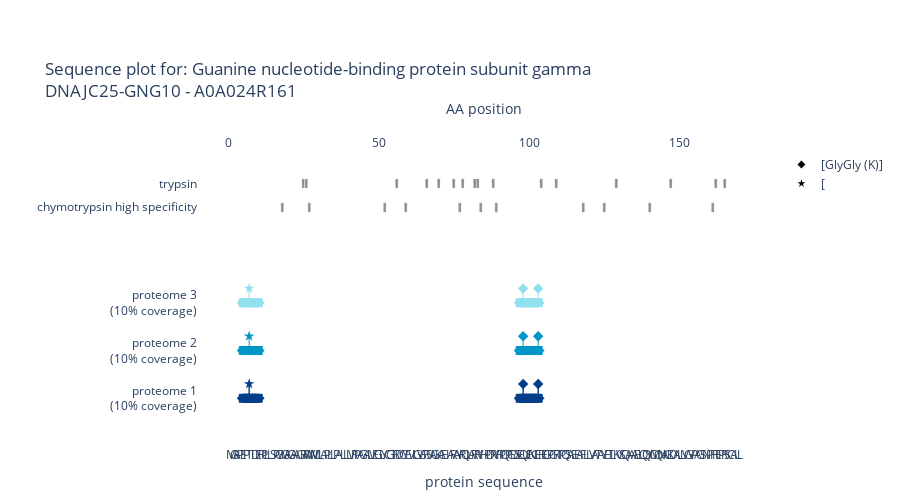

Notebook source saved alongside this figure:
### Code cell
#hide
plot_peptide_traces([test_formatted_proteome_data,test_formatted_proteome_data,test_formatted_proteome_data],
                    name = ['proteome 1','proteome 2','proteome 3'],
                    protein = "A0A024R161",
                    fasta = test_fasta,
                    uniprot=uniprot_annotation,
                    selected_features=[],
                    uniprot_feature_dict=uniprot_feature_dict,
                    uniprot_color_dict=uniprot_color_dict,
                    selected_proteases=["trypsin","chymotrypsin high specificity"])

### Figure 1 — Plotly figure (JSON) as saved in the notebook; plotly's stock layout.template omitted (floating-point values rounded to 4 significant figures; data arrays with more than 128 entries replaced by an {"elided": "..."} marker saying what was removed)
{"data": [{"hovertemplate": "Peptide: %{meta}<br>Protein IDs: %{text}", "marker": {"color": ["#023e8a", "#023e8a", "#023e8a", "#023e8a", "#023e8a", "#023e8a", "#023e8a", "#023e8a", "#023e8a", "#023e8a", "#023e8a", "#023e8a", "#023e8a", "#023e8a", "#023e8a", "#023e8a", "#023e8a"], "line": {"color": ["#023e8a", "#023e8a", "#023e8a", "#023e8a", "#023e8a", "#023e8a", "#023e8a", "#023e8a", "#023e8a", "#023e8a", "#023e8a", "#023e8a", "#023e8a", "#023e8a", "#023e8a", "#023e8a", "#023e8a"]}, "opacity": 1, "size": [6, 8, 8, 8, 8, 8, 8, 6, 6, 8, 8, 8, 8, 8, 8, 8, 6], "symbol": [7, 1, 1, 1, 1, 1, 1, 8, 7, 1, 1, 1, 1, 1, 1, 1, 8]}, "meta": ["PE[t]PTIDER", "PE[t]PTIDER", "PE[t]PTIDER", "PE[t]PTIDER", "PE[t]PTIDER", "PE[t]PTIDER", "PE[t]PTIDER", "PE[t]PTIDER", "SEQ[GlyGly (K)]UENCE[GlyGly (K)]R", "SEQ[GlyGly (K)]UENCE[GlyGly (K)]R", "SEQ[GlyGly (K)]UENCE[GlyGly (K)]R", "SEQ[GlyGly (K)]UENCE[GlyGly (K)]R", "SEQ[GlyGly (K)]UENCE[GlyGly (K)]R", "SEQ[GlyGly (K)]UENCE[GlyGly (K)]R", "SEQ[GlyGly (K)]UENCE[GlyGly (K)]R", "SEQ[GlyGly (K)]UENCE[GlyGly (K)]R", "SEQ[GlyGly (K)]UENCE[GlyGly (K)]R"], "mode": "markers", "name": "", "showlegend": false, "text": ["A0A024R161;A0A087WT10;A0A087WTH1", "A0A024R161;A0A087WT10;A0A087WTH1", "A0A024R161;A0A087WT10;A0A087WTH1", "A0A024R161;A0A087WT10;A0A087WTH1", "A0A024R161;A0A087WT10;A0A087WTH1", "A0A024R161;A0A087WT10;A0A087WTH1", "A0A024R161;A0A087WT10;A0A087WTH1", "A0A024R161;A0A087WT10;A0A087WTH1", "A0A024R161;A0A087WT10", "A0A024R161;A0A087WT10", "A0A024R161;A0A087WT10", "A0A024R161;A0A087WT10", "A0A024R161;A0A087WT10", "A0A024R161;A0A087WT10", "A0A024R161;A0A087WT10", "A0A024R161;A0A087WT10", "A0A024R161;A0A087WT10"], "type": "scatter", "x": [4, 5, 6, 7, 8, 9, 10, 11, 96, 97, 98, 99, 100, 101, 102, 103, 104], "xaxis": "x2", "y": {"elided": "170 int values"}}, {"hovertemplate": "PTM: %{text}", "marker": {"color": ["#023e8a", "#023e8a", "#023e8a"], "line": {"color": ["#023e8a", "#023e8a", "#023e8a"]}, "opacity": 1, "size": 8, "symbol": [17, 2, 2]}, "mode": "markers", "name": "", "showlegend": false, "text": ["[", "[GlyGly (K)]", "[GlyGly (K)]"], "type": "scatter", "x": [7, 98, 103], "xaxis": "x2", "y": [1.3, 1.3, 1.3]}, {"name": "", "showlegend": false, "type": "scatter", "xaxis": "x", "y": [null]}, {"hovertemplate": "Peptide: %{meta}<br>Protein IDs: %{text}", "marker": {"color": ["#0096c7", "#0096c7", "#0096c7", "#0096c7", "#0096c7", "#0096c7", "#0096c7", "#0096c7", "#0096c7", "#0096c7", "#0096c7", "#0096c7", "#0096c7", "#0096c7", "#0096c7", "#0096c7", "#0096c7"], "line": {"color": ["#0096c7", "#0096c7", "#0096c7", "#0096c7", "#0096c7", "#0096c7", "#0096c7", "#0096c7", "#0096c7", "#0096c7", "#0096c7", "#0096c7", "#0096c7", "#0096c7", "#0096c7", "#0096c7", "#0096c7"]}, "opacity": 1, "size": [6, 8, 8, 8, 8, 8, 8, 6, 6, 8, 8, 8, 8, 8, 8, 8, 6], "symbol": [7, 1, 1, 1, 1, 1, 1, 8, 7, 1, 1, 1, 1, 1, 1, 1, 8]}, "meta": ["PE[t]PTIDER", "PE[t]PTIDER", "PE[t]PTIDER", "PE[t]PTIDER", "PE[t]PTIDER", "PE[t]PTIDER", "PE[t]PTIDER", "PE[t]PTIDER", "SEQ[GlyGly (K)]UENCE[GlyGly (K)]R", "SEQ[GlyGly (K)]UENCE[GlyGly (K)]R", "SEQ[GlyGly (K)]UENCE[GlyGly (K)]R", "SEQ[GlyGly (K)]UENCE[GlyGly (K)]R", "SEQ[GlyGly (K)]UENCE[GlyGly (K)]R", "SEQ[GlyGly (K)]UENCE[GlyGly (K)]R", "SEQ[GlyGly (K)]UENCE[GlyGly (K)]R", "SEQ[GlyGly (K)]UENCE[GlyGly (K)]R", "SEQ[GlyGly (K)]UENCE[GlyGly (K)]R"], "mode": "markers", "name": "", "showlegend": false, "text": ["A0A024R161;A0A087WT10;A0A087WTH1", "A0A024R161;A0A087WT10;A0A087WTH1", "A0A024R161;A0A087WT10;A0A087WTH1", "A0A024R161;A0A087WT10;A0A087WTH1", "A0A024R161;A0A087WT10;A0A087WTH1", "A0A024R161;A0A087WT10;A0A087WTH1", "A0A024R161;A0A087WT10;A0A087WTH1", "A0A024R161;A0A087WT10;A0A087WTH1", "A0A024R161;A0A087WT10", "A0A024R161;A0A087WT10", "A0A024R161;A0A087WT10", "A0A024R161;A0A087WT10", "A0A024R161;A0A087WT10", "A0A024R161;A0A087WT10", "A0A024R161;A0A087WT10", "A0A024R161;A0A087WT10", "A0A024R161;A0A087WT10"], "type": "scatter", "x": [4, 5, 6, 7, 8, 9, 10, 11, 96, 97, 98, 99, 100, 101, 102, 103, 104], "xaxis": "x2", "y": {"elided": "170 int values"}}, {"hovertemplate": "PTM: %{text}", "marker": {"color": ["#0096c7", "#0096c7", "#0096c7"], "line": {"color": ["#0096c7", "#0096c7", "#0096c7"]}, "opacity": 1, "size": 8, "symbol": [17, 2, 2]}, "mode": "markers", "name": "", "showlegend": false, "text": ["[", "[GlyGly (K)]", "[GlyGly (K)]"], "type": "scatter", "x": [7, 98, 103], "xaxis": "x2", "y": [2.3, 2.3, 2.3]}, {"name": "", "showlegend": false, "type": "scatter", "xaxis": "x", "y": [null]}, {"hovertemplate": "Peptide: %{meta}<br>Protein IDs: %{text}", "marker": {"color": ["#90e0ef", "#90e0ef", "#90e0ef", "#90e0ef", "#90e0ef", "#90e0ef", "#90e0ef", "#90e0ef", "#90e0ef", "#90e0ef", "#90e0ef", "#90e0ef", "#90e0ef", "#90e0ef", "#90e0ef", "#90e0ef", "#90e0ef"], "line": {"color": ["#90e0ef", "#90e0ef", "#90e0ef", "#90e0ef", "#90e0ef", "#90e0ef", "#90e0ef", "#90e0ef", "#90e0ef", "#90e0ef", "#90e0ef", "#90e0ef", "#90e0ef", "#90e0ef", "#90e0ef", "#90e0ef", "#90e0ef"]}, "opacity": 1, "size": [6, 8, 8, 8, 8, 8, 8, 6, 6, 8, 8, 8, 8, 8, 8, 8, 6], "symbol": [7, 1, 1, 1, 1, 1, 1, 8, 7, 1, 1, 1, 1, 1, 1, 1, 8]}, "meta": ["PE[t]PTIDER", "PE[t]PTIDER", "PE[t]PTIDER", "PE[t]PTIDER", "PE[t]PTIDER", "PE[t]PTIDER", "PE[t]PTIDER", "PE[t]PTIDER", "SEQ[GlyGly (K)]UENCE[GlyGly (K)]R", "SEQ[GlyGly (K)]UENCE[GlyGly (K)]R", "SEQ[GlyGly (K)]UENCE[GlyGly (K)]R", "SEQ[GlyGly (K)]UENCE[GlyGly (K)]R", "SEQ[GlyGly (K)]UENCE[GlyGly (K)]R", "SEQ[GlyGly (K)]UENCE[GlyGly (K)]R", "SEQ[GlyGly (K)]UENCE[GlyGly (K)]R", "SEQ[GlyGly (K)]UENCE[GlyGly (K)]R", "SEQ[GlyGly (K)]UENCE[GlyGly (K)]R"], "mode": "markers", "name": "", "showlegend": false, "text": ["A0A024R161;A0A087WT10;A0A087WTH1", "A0A024R161;A0A087WT10;A0A087WTH1", "A0A024R161;A0A087WT10;A0A087WTH1", "A0A024R161;A0A087WT10;A0A087WTH1", "A0A024R161;A0A087WT10;A0A087WTH1", "A0A024R161;A0A087WT10;A0A087WTH1", "A0A024R161;A0A087WT10;A0A087WTH1", "A0A024R161;A0A087WT10;A0A087WTH1", "A0A024R161;A0A087WT10", "A0A024R161;A0A087WT10", "A0A024R161;A0A087WT10", "A0A024R161;A0A087WT10", "A0A024R161;A0A087WT10", "A0A024R161;A0A087WT10", "A0A024R161;A0A087WT10", "A0A024R161;A0A087WT10", "A0A024R161;A0A087WT10"], "type": "scatter", "x": [4, 5, 6, 7, 8, 9, 10, 11, 96, 97, 98, 99, 100, 101, 102, 103, 104], "xaxis": "x2", "y": {"elided": "170 int values"}}, {"hovertemplate": "PTM: %{text}", "marker": {"color": ["#90e0ef", "#90e0ef", "#90e0ef"], "line": {"color": ["#90e0ef", "#90e0ef", "#90e0ef"]}, "opacity": 1, "size": 8, "symbol": [17, 2, 2]}, "mode": "markers", "name": "", "showlegend": false, "text": ["[", "[GlyGly (K)]", "[GlyGly (K)]"], "type": "scatter", "x": [7, 98, 103], "xaxis": "x2", "y": [3.3, 3.3, 3.3]}, {"name": "", "showlegend": false, "type": "scatter", "xaxis": "x", "y": [null]}, {"marker": {"color": "black", "symbol": 17}, "mode": "markers", "name": "[", "showlegend": true, "type": "scatter", "xaxis": "x2", "y": [null]}, {"marker": {"color": "black", "symbol": 2}, "mode": "markers", "name": "[GlyGly (K)]", "showlegend": true, "type": "scatter", "xaxis": "x2", "y": [null]}, {"base": 4.9, "hovertemplate": "%{text}", "marker": {"color": "grey"}, "name": "", "opacity": 0.8, "showlegend": false, "text": ["chymotrypsin high specificity"], "type": "bar", "x": [18], "xaxis": "x2", "y": [0.2]}, {"base": 4.9, "hovertemplate": "%{text}", "marker": {"color": "grey"}, "name": "", "opacity": 0.8, "showlegend": false, "text": ["chymotrypsin high specificity"], "type": "bar", "x": [27], "xaxis": "x2", "y": [0.2]}, {"base": 4.9, "hovertemplate": "%{text}", "marker": {"color": "grey"}, "name": "", "opacity": 0.8, "showlegend": false, "text": ["chymotrypsin high specificity"], "type": "bar", "x": [52], "xaxis": "x2", "y": [0.2]}, {"base": 4.9, "hovertemplate": "%{text}", "marker": {"color": "grey"}, "name": "", "opacity": 0.8, "showlegend": false, "text": ["chymotrypsin high specificity"], "type": "bar", "x": [59], "xaxis": "x2", "y": [0.2]}, {"base": 4.9, "hovertemplate": "%{text}", "marker": {"color": "grey"}, "name": "", "opacity": 0.8, "showlegend": false, "text": ["chymotrypsin high specificity"], "type": "bar", "x": [77], "xaxis": "x2", "y": [0.2]}, {"base": 4.9, "hovertemplate": "%{text}", "marker": {"color": "grey"}, "name": "", "opacity": 0.8, "showlegend": false, "text": ["chymotrypsin high specificity"], "type": "bar", "x": [84], "xaxis": "x2", "y": [0.2]}, {"base": 4.9, "hovertemplate": "%{text}", "marker": {"color": "grey"}, "name": "", "opacity": 0.8, "showlegend": false, "text": ["chymotrypsin high specificity"], "type": "bar", "x": [89], "xaxis": "x2", "y": [0.2]}, {"base": 4.9, "hovertemplate": "%{text}", "marker": {"color": "grey"}, "name": "", "opacity": 0.8, "showlegend": false, "text": ["chymotrypsin high specificity"], "type": "bar", "x": [118], "xaxis": "x2", "y": [0.2]}, {"base": 4.9, "hovertemplate": "%{text}", "marker": {"color": "grey"}, "name": "", "opacity": 0.8, "showlegend": false, "text": ["chymotrypsin high specificity"], "type": "bar", "x": [125], "xaxis": "x2", "y": [0.2]}, {"base": 4.9, "hovertemplate": "%{text}", "marker": {"color": "grey"}, "name": "", "opacity": 0.8, "showlegend": false, "text": ["chymotrypsin high specificity"], "type": "bar", "x": [140], "xaxis": "x2", "y": [0.2]}, {"base": 4.9, "hovertemplate": "%{text}", "marker": {"color": "grey"}, "name": "", "opacity": 0.8, "showlegend": false, "text": ["chymotrypsin high specificity"], "type": "bar", "x": [161], "xaxis": "x2", "y": [0.2]}, {"base": 5.4, "hovertemplate": "%{text}", "marker": {"color": "grey"}, "name": "", "opacity": 0.8, "showlegend": false, "text": ["trypsin"], "type": "bar", "x": [25], "xaxis": "x2", "y": [0.2]}, {"base": 5.4, "hovertemplate": "%{text}", "marker": {"color": "grey"}, "name": "", "opacity": 0.8, "showlegend": false, "text": ["trypsin"], "type": "bar", "x": [26], "xaxis": "x2", "y": [0.2]}, {"base": 5.4, "hovertemplate": "%{text}", "marker": {"color": "grey"}, "name": "", "opacity": 0.8, "showlegend": false, "text": ["trypsin"], "type": "bar", "x": [56], "xaxis": "x2", "y": [0.2]}, {"base": 5.4, "hovertemplate": "%{text}", "marker": {"color": "grey"}, "name": "", "opacity": 0.8, "showlegend": false, "text": ["trypsin"], "type": "bar", "x": [66], "xaxis": "x2", "y": [0.2]}, {"base": 5.4, "hovertemplate": "%{text}", "marker": {"color": "grey"}, "name": "", "opacity": 0.8, "showlegend": false, "text": ["trypsin"], "type": "bar", "x": [70], "xaxis": "x2", "y": [0.2]}, {"base": 5.4, "hovertemplate": "%{text}", "marker": {"color": "grey"}, "name": "", "opacity": 0.8, "showlegend": false, "text": ["trypsin"], "type": "bar", "x": [75], "xaxis": "x2", "y": [0.2]}, {"base": 5.4, "hovertemplate": "%{text}", "marker": {"color": "grey"}, "name": "", "opacity": 0.8, "showlegend": false, "text": ["trypsin"], "type": "bar", "x": [78], "xaxis": "x2", "y": [0.2]}, {"base": 5.4, "hovertemplate": "%{text}", "marker": {"color": "grey"}, "name": "", "opacity": 0.8, "showlegend": false, "text": ["trypsin"], "type": "bar", "x": [82], "xaxis": "x2", "y": [0.2]}, {"base": 5.4, "hovertemplate": "%{text}", "marker": {"color": "grey"}, "name": "", "opacity": 0.8, "showlegend": false, "text": ["trypsin"], "type": "bar", "x": [83], "xaxis": "x2", "y": [0.2]}, {"base": 5.4, "hovertemplate": "%{text}", "marker": {"color": "grey"}, "name": "", "opacity": 0.8, "showlegend": false, "text": ["trypsin"], "type": "bar", "x": [88], "xaxis": "x2", "y": [0.2]}, {"base": 5.4, "hovertemplate": "%{text}", "marker": {"color": "grey"}, "name": "", "opacity": 0.8, "showlegend": false, "text": ["trypsin"], "type": "bar", "x": [104], "xaxis": "x2", "y": [0.2]}, {"base": 5.4, "hovertemplate": "%{text}", "marker": {"color": "grey"}, "name": "", "opacity": 0.8, "showlegend": false, "text": ["trypsin"], "type": "bar", "x": [109], "xaxis": "x2", "y": [0.2]}, {"base": 5.4, "hovertemplate": "%{text}", "marker": {"color": "grey"}, "name": "", "opacity": 0.8, "showlegend": false, "text": ["trypsin"], "type": "bar", "x": [129], "xaxis": "x2", "y": [0.2]}, {"base": 5.4, "hovertemplate": "%{text}", "marker": {"color": "grey"}, "name": "", "opacity": 0.8, "showlegend": false, "text": ["trypsin"], "type": "bar", "x": [147], "xaxis": "x2", "y": [0.2]}, {"base": 5.4, "hovertemplate": "%{text}", "marker": {"color": "grey"}, "name": "", "opacity": 0.8, "showlegend": false, "text": ["trypsin"], "type": "bar", "x": [162], "xaxis": "x2", "y": [0.2]}, {"base": 5.4, "hovertemplate": "%{text}", "marker": {"color": "grey"}, "name": "", "opacity": 0.8, "showlegend": false, "text": ["trypsin"], "type": "bar", "x": [165], "xaxis": "x2", "y": [0.2]}, {"hovertemplate": "<b>%{meta}: %{text}<b>", "marker": {"color": "rgba(135, 206, 250, 0)"}, "meta": {"elided": "170 str values"}, "mode": "markers", "name": "", "showlegend": false, "text": {"elided": "170 str values"}, "type": "scatter", "x": {"elided": "170 int values"}, "xaxis": "x2", "y": {"elided": "170 int values"}}], "layout": {"bargap": 0, "barmode": "stack", "height": 500, "hoverdistance": 1, "hovermode": "x unified", "margin": {"b": 20, "l": 20, "r": 20, "t": 150}, "meta": 10, "plot_bgcolor": "rgba(0,0,0,0)", "shapes": [{"line": {"color": "#023e8a", "width": 1}, "type": "line", "x0": 7, "x1": 7, "xref": "x2", "y0": 1, "y1": 1.3}, {"line": {"color": "#023e8a", "width": 1}, "type": "line", "x0": 98, "x1": 98, "xref": "x2", "y0": 1, "y1": 1.3}, {"line": {"color": "#023e8a", "width": 1}, "type": "line", "x0": 103, "x1": 103, "xref": "x2", "y0": 1, "y1": 1.3}, {"line": {"color": "#023e8a", "width": 1}, "type": "line", "x0": 7, "x1": 7, "xref": "x2", "y0": 1, "y1": 1.3}, {"line": {"color": "#023e8a", "width": 1}, "type": "line", "x0": 98, "x1": 98, "xref": "x2", "y0": 1, "y1": 1.3}, {"line": {"color": "#023e8a", "width": 1}, "type": "line", "x0": 103, "x1": 103, "xref": "x2", "y0": 1, "y1": 1.3}, {"line": {"color": "#0096c7", "width": 1}, "type": "line", "x0": 7, "x1": 7, "xref": "x2", "y0": 2, "y1": 2.3}, {"line": {"color": "#0096c7", "width": 1}, "type": "line", "x0": 98, "x1": 98, "xref": "x2", "y0": 2, "y1": 2.3}, {"line": {"color": "#0096c7", "width": 1}, "type": "line", "x0": 103, "x1": 103, "xref": "x2", "y0": 2, "y1": 2.3}, {"line": {"color": "#90e0ef", "width": 1}, "type": "line", "x0": 7, "x1": 7, "xref": "x2", "y0": 3, "y1": 3.3}, {"line": {"color": "#90e0ef", "width": 1}, "type": "line", "x0": 98, "x1": 98, "xref": "x2", "y0": 3, "y1": 3.3}, {"line": {"color": "#90e0ef", "width": 1}, "type": "line", "x0": 103, "x1": 103, "xref": "x2", "y0": 3, "y1": 3.3}], "title": {"text": "Sequence plot for: Guanine nucleotide-binding protein subunit gamma<br>DNAJC25-GNG10 - A0A024R161"}, "xaxis": {"anchor": "y", "matches": "x2", "range": [-10, 180], "showgrid": false, "tickangle": 0, "tickmode": "array", "ticktext": {"elided": "170 str values"}, "tickvals": {"elided": "170 int values"}, "title": {"text": "protein sequence"}, "type": "linear", "zeroline": false}, "xaxis2": {"anchor": "y", "matches": "x", "range": [-10, 180], "showgrid": false, "side": "top", "tickangle": 0, "tickformat": ".d", "tickmode": "auto", "title": {"text": "AA position"}, "type": "linear", "zeroline": false}, "yaxis": {"automargin": true, "range": [0, 6.2], "showgrid": false, "showticklabels": true, "tickmode": "array", "ticktext": ["proteome 1<br> (10% coverage)", "proteome 2<br> (10% coverage)", "proteome 3<br> (10% coverage)", "chymotrypsin high specificity", "trypsin"], "tickvals": [1, 2, 3, 5, 5.5], "title": {"text": ""}, "zeroline": false}}}
